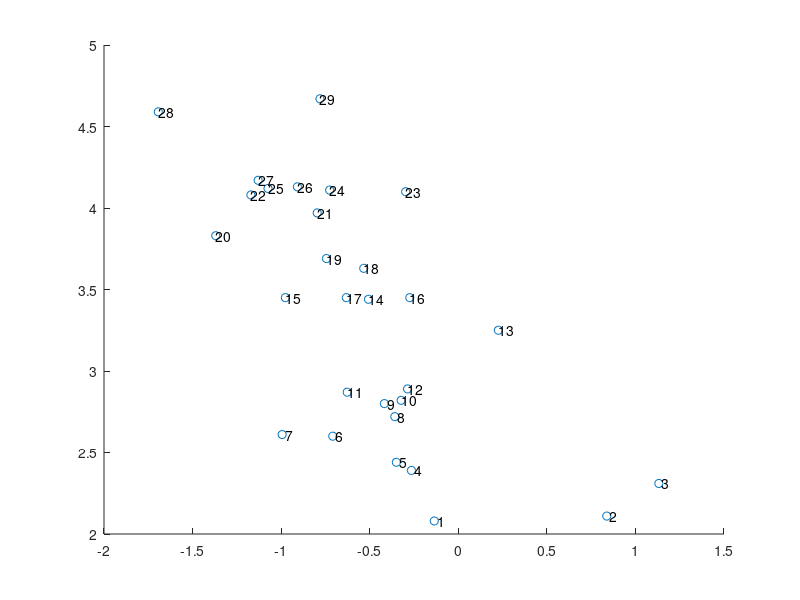

MATLAB code to generate this figure: (Note: this script raises an error after producing the figure.)
load('Brient-Schneider-2016-DV-data')

nmodels     = length(ECS);          % number of models
nboot_obs   = size(dadT_obs, 2);    % size of bootstrap sample of observations

% scatter plot and regression line
figure(1)
clf
scatter(mean_dadT_mod, ECS)
modlabel = cellstr(num2str([1:nmodels]'));
text(mean_dadT_mod, ECS, modlabel);
hold on
[B, stats]  = robustfit(mean_dadT_mod, ECS);
plot(mean_dadT_mod, B(1)+B(2)*mean_dadT_mod)

% regression estimate of ECS PDF by bootstrap
%regression  = 'robust';             % regression method ('robust, 'ols') 
regression  = 'ols';      
nboot       = 10000;                % size of bootstrap sample;
ECSboot = zeros(nboot, 1);
for j=1:nboot
    ib      = randsample(nmodels, nmodels, 1); 
    switch regression
        case 'robust'   % robust regression
            [B, stats] = robustfit(dadT_mod(ib, randsample(nboot_obs, 1)), ECS(ib));
            %[B, stats] = robustfit(mean_dadT_mod(ib), ECS(ib));
            sigma      = stats.s;
        case 'ols'      % ordinary least squares
            [B, BINT, R, RINT, STATS] = regress(ECS(ib), [ones(nmodels, 1) mean_dadT_mod(ib)]);
            sigma      = sqrt(STATS(4));
    end
    
    % predicted ECS (with normal errors)
    %ECSboot(j) = B(1)+B(2)*dadT_obs(1, randsample(nboot_obs, 1)) + sigma*randn(1);
    ECSboot(j) = B(1)+B(2)*mean_dadT_obs + sigma*randn(1);  % prediction from mean obs
end
ECSboot    = sort(ECSboot);

figure(2)
clf
histogram(ECSboot)

% some statistics
ECS_med    = median(ECSboot);
conf_int   = .66;
[ECSboot(round((1-conf_int)/2*nboot)), ECS_med, ECSboot(round((1+conf_int)/2*nboot))]

%max(find(ECSboot<2.61))/nboot

